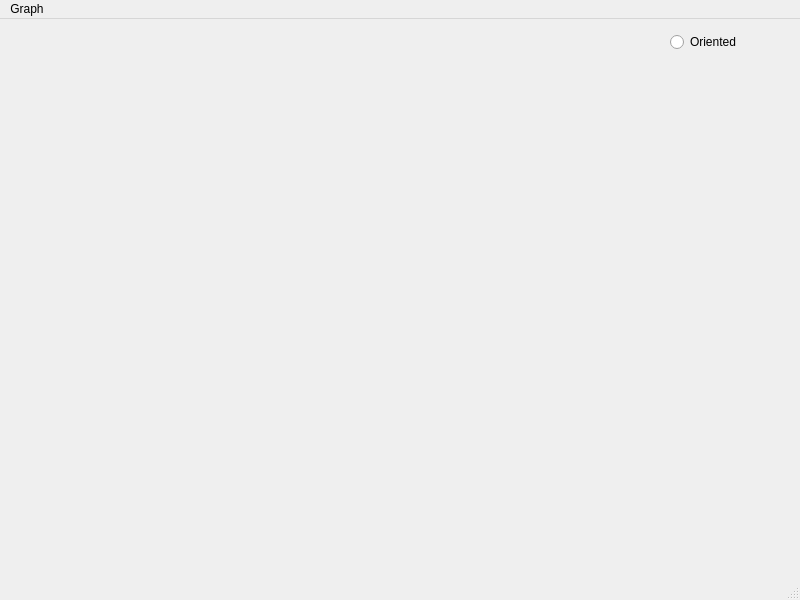
<?xml version="1.0" encoding="UTF-8"?>
<ui version="4.0">
 <class>MainWindow</class>
 <widget class="QMainWindow" name="MainWindow">
  <property name="geometry">
   <rect>
    <x>0</x>
    <y>0</y>
    <width>800</width>
    <height>600</height>
   </rect>
  </property>
  <property name="windowTitle">
   <string>MainWindow</string>
  </property>
  <widget class="QWidget" name="centralwidget">
   <widget class="QRadioButton" name="radioButton">
    <property name="geometry">
     <rect>
      <x>670</x>
      <y>10</y>
      <width>112</width>
      <height>26</height>
     </rect>
    </property>
    <property name="text">
     <string>Oriented</string>
    </property>
   </widget>
  </widget>
  <widget class="QMenuBar" name="menubar">
   <property name="geometry">
    <rect>
     <x>0</x>
     <y>0</y>
     <width>800</width>
     <height>25</height>
    </rect>
   </property>
   <widget class="QMenu" name="menuGraph">
    <property name="title">
     <string>Graph</string>
    </property>
   </widget>
   <addaction name="menuGraph"/>
  </widget>
  <widget class="QStatusBar" name="statusbar"/>
 </widget>
 <resources/>
 <connections/>
</ui>
